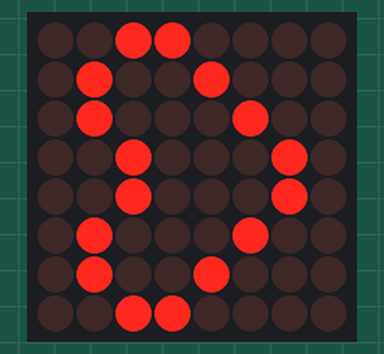
The sketch below on a simulated Arduino Uno, built with avr-gcc and run on an emulated ATmega328P. Parts: 8×8 LED matrix.

Above: at 0.1 s.

Measured:
- what the display in image 0 shows lasts 1.0 s, from 0.1 s to 1.1 s

The sketch:

arduino_5_2.ino
```cpp
// 제목: 8x8 도트매트릭스 제어하기
// 내용: 8x8 매트릭스의 각 Led를 제어한다

#include "LedControl.h"

// DIN:12번핀, CLK: 10번핀, CS:11번핀에 연결
// LedControl(int DIN, int CLK, int CS, int Device);
LedControl lc = LedControl(12, 10, 11, 1);

// X자 모양의 이미지 배열 생성
byte a[8] = { B00110000, B01001000, B01000100, B00100010,
      B00100010, B01000100, B01001000, B00110000};
byte no = B00000000;
void setup()
{
    lc.shutdown(0, false);
    lc.setIntensity(0, 8);
    lc.clearDisplay(0);
}
void loop()
{
   for (int row=0; row < 8; row++) {
      // 행을 내려가면서 배열에 맞게 Led를 켠다
      lc.setRow(0, row, a[row]);
      delay(10);
   }
   delay(1000);
   for (int row=0; row < 8; row++) {
   // 행을 내려가면서 배열에 맞게 Led를 켠다
     lc.setRow(0, row, no);
   }
   delay(1000);
}
```
